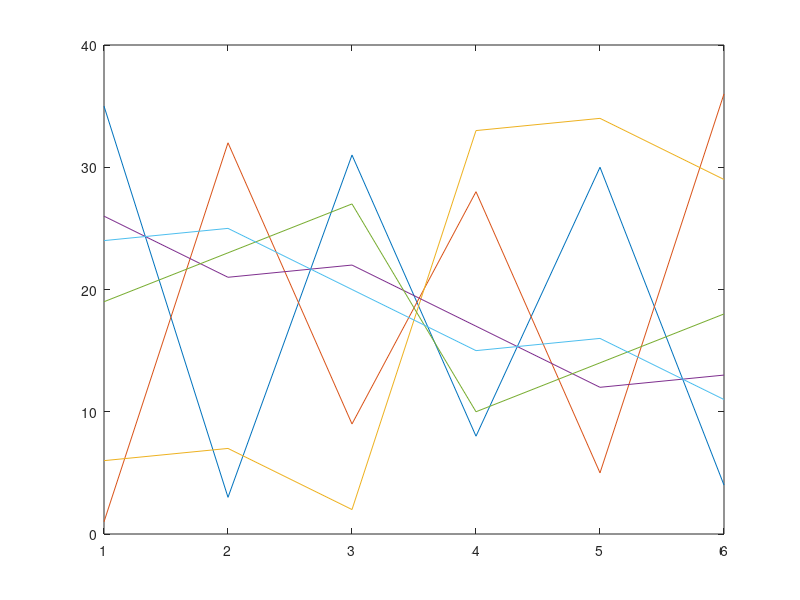

Write the MATLAB code that produced this figure.
%a simple plot so see MATLAB in action
plot(magic(6))

a = rand;
if a > .5
    disp('hello');
else
    disp('goodbye');
end